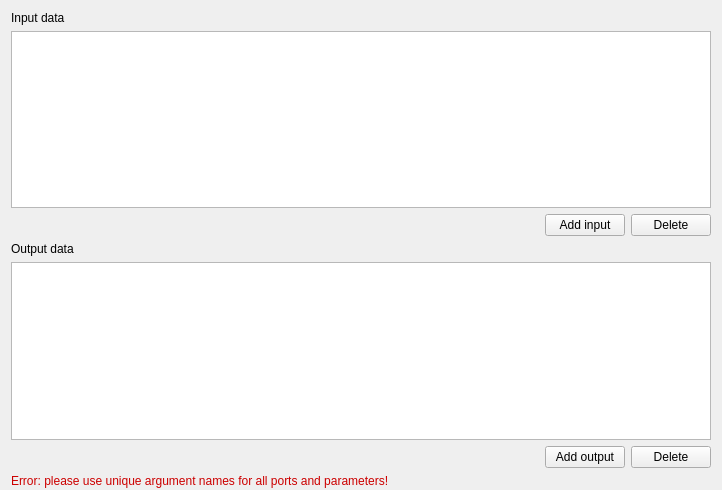
<?xml version="1.0" encoding="UTF-8"?>
<ui version="4.0">
 <class>CreateCmdlineBasedWorkerWizardInputOutputPage</class>
 <widget class="QWizardPage" name="CreateCmdlineBasedWorkerWizardInputOutputPage">
  <property name="geometry">
   <rect>
    <x>0</x>
    <y>0</y>
    <width>718</width>
    <height>490</height>
   </rect>
  </property>
  <property name="windowTitle">
   <string>WizardPage</string>
  </property>
  <layout class="QVBoxLayout" name="verticalLayout">
   <property name="bottomMargin">
    <number>2</number>
   </property>
   <item>
    <widget class="QLabel" name="lblInputsTitle">
     <property name="text">
      <string>Input data</string>
     </property>
    </widget>
   </item>
   <item>
    <widget class="QTableView" name="tvInput">
     <property name="minimumSize">
      <size>
       <width>700</width>
       <height>0</height>
      </size>
     </property>
     <property name="selectionMode">
      <enum>QAbstractItemView::SingleSelection</enum>
     </property>
     <attribute name="verticalHeaderVisible">
      <bool>false</bool>
     </attribute>
     <attribute name="verticalHeaderHighlightSections">
      <bool>false</bool>
     </attribute>
    </widget>
   </item>
   <item>
    <layout class="QHBoxLayout" name="inputsButtonsLayout">
     <property name="sizeConstraint">
      <enum>QLayout::SetMinAndMaxSize</enum>
     </property>
     <item>
      <spacer name="horizontalSpacer">
       <property name="orientation">
        <enum>Qt::Horizontal</enum>
       </property>
       <property name="sizeHint" stdset="0">
        <size>
         <width>188</width>
         <height>20</height>
        </size>
       </property>
      </spacer>
     </item>
     <item>
      <widget class="QPushButton" name="pbAddInput">
       <property name="text">
        <string>Add input</string>
       </property>
      </widget>
     </item>
     <item>
      <widget class="QPushButton" name="pbDeleteInput">
       <property name="text">
        <string>Delete</string>
       </property>
      </widget>
     </item>
    </layout>
   </item>
   <item>
    <widget class="QLabel" name="lblOutputsTitle">
     <property name="text">
      <string>Output data</string>
     </property>
    </widget>
   </item>
   <item>
    <widget class="QTableView" name="tvOutput">
     <property name="minimumSize">
      <size>
       <width>700</width>
       <height>0</height>
      </size>
     </property>
     <property name="selectionMode">
      <enum>QAbstractItemView::SingleSelection</enum>
     </property>
     <attribute name="verticalHeaderVisible">
      <bool>false</bool>
     </attribute>
     <attribute name="verticalHeaderHighlightSections">
      <bool>false</bool>
     </attribute>
    </widget>
   </item>
   <item>
    <layout class="QHBoxLayout" name="outputsButtonsLayout">
     <property name="sizeConstraint">
      <enum>QLayout::SetMinAndMaxSize</enum>
     </property>
     <item>
      <spacer name="horizontalSpacer_2">
       <property name="orientation">
        <enum>Qt::Horizontal</enum>
       </property>
       <property name="sizeHint" stdset="0">
        <size>
         <width>188</width>
         <height>20</height>
        </size>
       </property>
      </spacer>
     </item>
     <item>
      <widget class="QPushButton" name="pbAddOutput">
       <property name="text">
        <string>Add output</string>
       </property>
      </widget>
     </item>
     <item>
      <widget class="QPushButton" name="pbDeleteOutput">
       <property name="text">
        <string>Delete</string>
       </property>
      </widget>
     </item>
    </layout>
   </item>
   <item>
    <widget class="QLabel" name="duplicateNamesWarningLabel">
     <property name="palette">
      <palette>
       <active>
        <colorrole role="WindowText">
         <brush brushstyle="SolidPattern">
          <color alpha="255">
           <red>204</red>
           <green>0</green>
           <blue>0</blue>
          </color>
         </brush>
        </colorrole>
       </active>
       <inactive>
        <colorrole role="WindowText">
         <brush brushstyle="SolidPattern">
          <color alpha="255">
           <red>204</red>
           <green>0</green>
           <blue>0</blue>
          </color>
         </brush>
        </colorrole>
       </inactive>
       <disabled>
        <colorrole role="WindowText">
         <brush brushstyle="SolidPattern">
          <color alpha="255">
           <red>190</red>
           <green>190</green>
           <blue>190</blue>
          </color>
         </brush>
        </colorrole>
       </disabled>
      </palette>
     </property>
     <property name="text">
      <string>Error: please use unique argument names for all ports and parameters!</string>
     </property>
    </widget>
   </item>
  </layout>
 </widget>
 <resources/>
 <connections/>
</ui>
